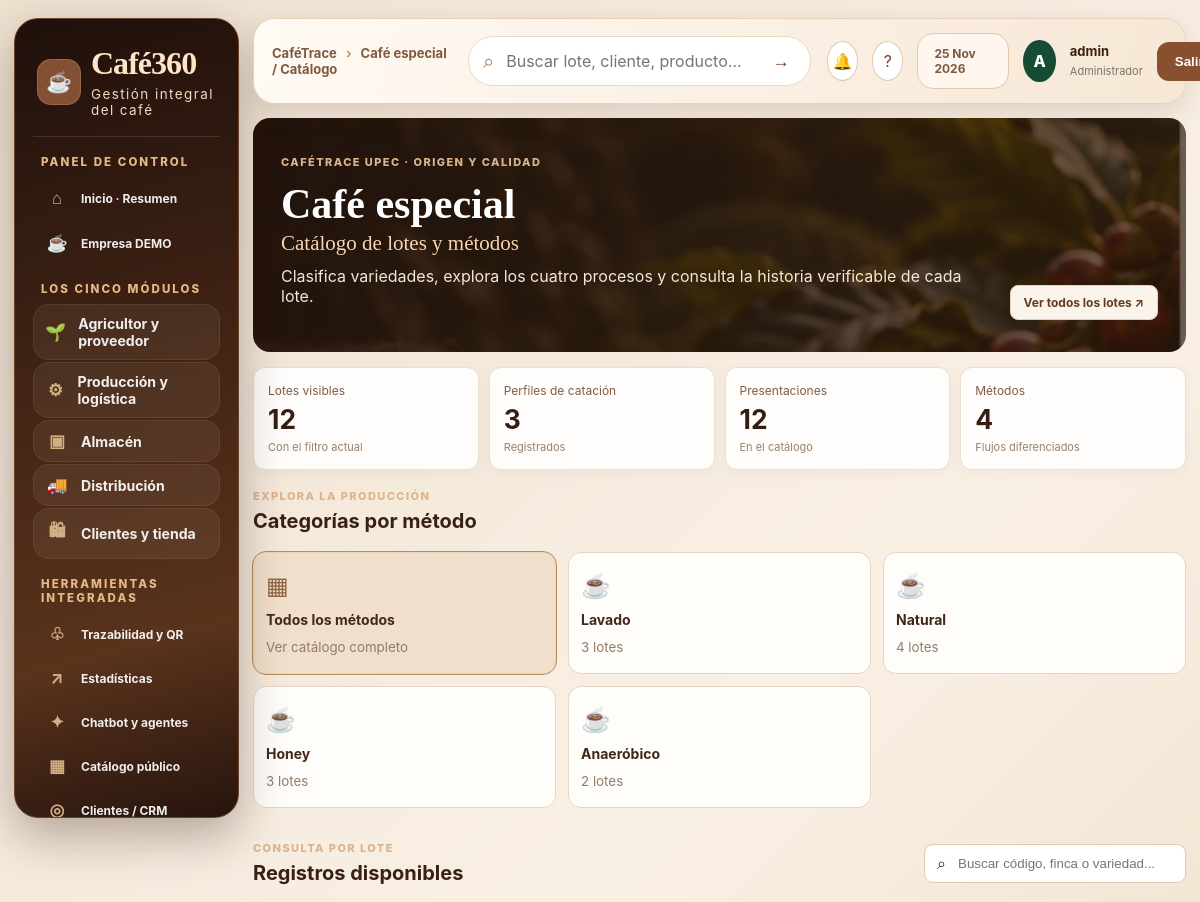
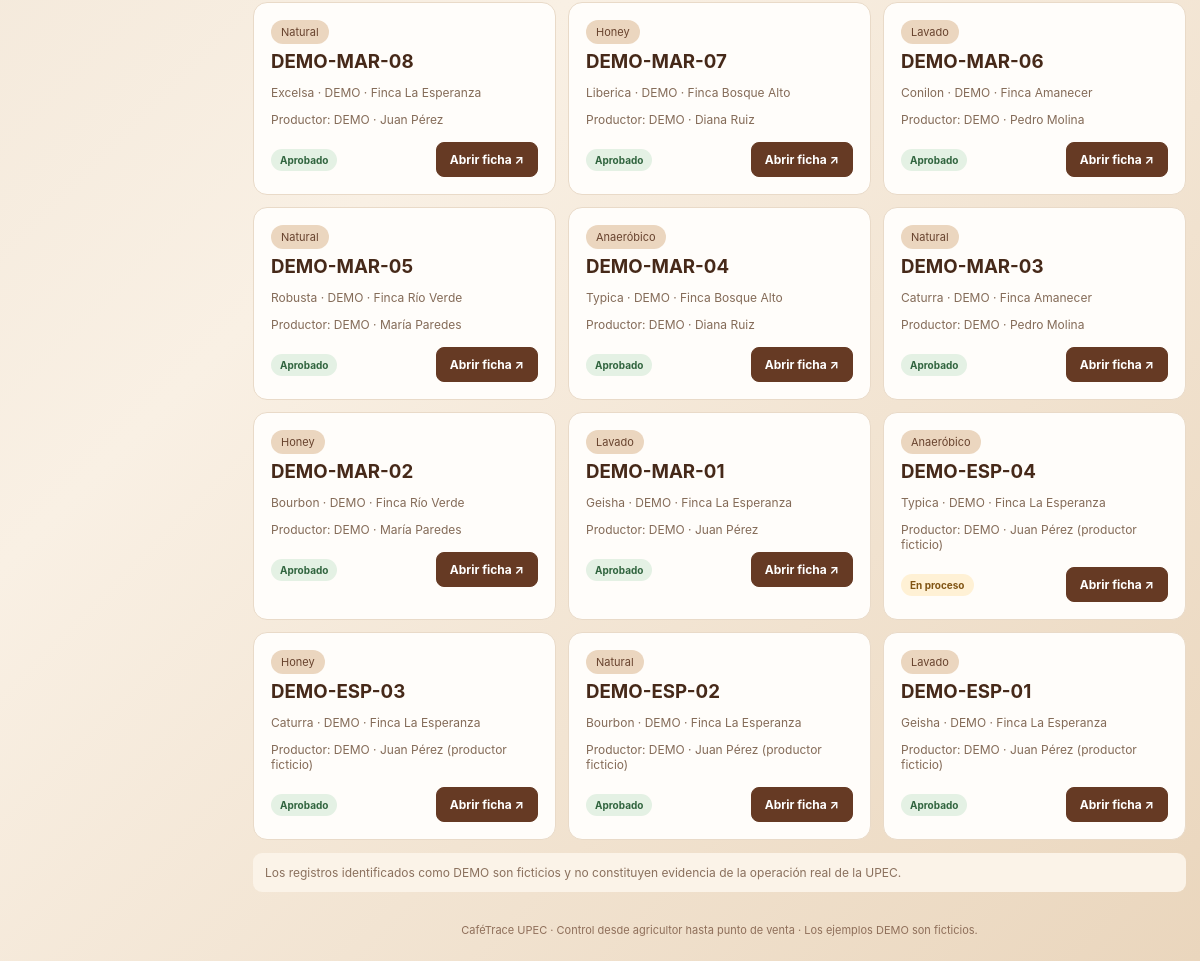
Screenshot of /especial/ (signed in) with the database file from the repository (2 pictures, top to bottom).
### trazabilidad/models.py (models this page shows, shortened)
class Lote(models.Model):
    METODOS = [
        ("Lavado", "Lavado"),
        ("Honey", "Honey"),
        ("Natural", "Natural"),
        ("Anaeróbico", "Anaeróbico"),
    ]
    ESTADOS = [
        ("En proceso", "En proceso"),
        ("Aprobado", "Aprobado"),
        ("Rechazado", "Rechazado"),
    ]
    codigo = models.CharField(max_length=30, unique=True, editable=False)
    productor = models.ForeignKey(Productor, on_delete=models.PROTECT, related_name="lotes")
    finca = models.ForeignKey(Finca, on_delete=models.PROTECT, related_name="lotes")
    variedad = models.CharField(max_length=100)
    fecha_cosecha = models.DateField()
    cantidad_kg = models.DecimalField(max_digits=10, decimal_places=2)
    metodo_proceso = models.CharField(max_length=30, choices=METODOS, default="Lavado")
    fecha_ingreso = models.DateField(default=timezone.now)
    humedad = models.DecimalField(max_digits=5, decimal_places=2, null=True, blank=True)
    temperatura_secado = models.DecimalField(max_digits=5, decimal_places=2, null=True, blank=True)
    tiempo_fermentacion_horas = models.DecimalField(max_digits=6, decimal_places=2, null=True, blank=True)
    estado = models.CharField(max_length=30, choices=ESTADOS, default="En proceso")
    notas = models.TextField(blank=True)
    creado = models.DateTimeField(auto_now_add=True)
    class Meta:
        ordering = ["-creado"]

class Finca(models.Model):
    productor = models.ForeignKey(Productor, on_delete=models.CASCADE, related_name="fincas")
    nombre = models.CharField(max_length=150)
    parroquia = models.CharField(max_length=100, blank=True)
    canton = models.CharField(max_length=100, blank=True)
    provincia = models.CharField(max_length=100, default="Carchi")
    altura_msnm = models.PositiveIntegerField(null=True, blank=True)
    variedad_principal = models.CharField(max_length=100, blank=True)
    class Meta:
        ordering = ["nombre"]

class Productor(models.Model):
    nombre = models.CharField(max_length=150)
    identificacion = models.CharField(max_length=30, blank=True)
    telefono = models.CharField(max_length=30, blank=True)
    comunidad = models.CharField(max_length=150, blank=True)
    class Meta:
        ordering = ["nombre"]

### trazabilidad/especial_views.py (the view)
# urls.py: path('especial/', especial_views.catalogo, name='especial_catalogo'),
@login_required
def catalogo(request):
    lotes=Lote.objects.select_related('finca','productor').all()
    metodo=request.GET.get('metodo','')
    if metodo in FLUJOS:lotes=lotes.filter(metodo_proceso=metodo)
    conteos = {row['metodo_proceso']: row['n'] for row in Lote.objects.values('metodo_proceso').annotate(n=Count('id'))}
    categorias = [{'nombre': nombre, 'cantidad': conteos.get(nombre, 0)} for nombre in FLUJOS]
    return render(request,'especial/catalogo.html',{'lotes':lotes[:200], 'metodos':FLUJOS.keys(), 'categorias':categorias,'metodo':metodo,'total':lotes.count(), 'perfiles':PerfilEspecial.objects.count(), 'presentaciones':PresentacionCafe.objects.count(),'variedades':VariedadCafe.objects.all()})

### trazabilidad/permissions.py (called while the page is built)
def roles_for(user):
    if not user.is_authenticated:
        return set()
    if user.is_superuser:
        return set(ROLE_NAMES)
    return set(user.groups.filter(name__in=ROLE_NAMES).values_list("name", flat=True))

### templates/especial/catalogo.html
{% extends 'base.html' %}{% load static %}{% block title %}Catálogo Café Especial{% endblock %}{% block breadcrumb %}Café especial / Catálogo{% endblock %}{% block content %}
<link rel="stylesheet" href="{% static 'css/especial-visual.css' %}"><header class="cv-hero catalog"><div><span class="cv-eyebrow">CAFÉTRACE UPEC · ORIGEN Y CALIDAD</span><h1>Café especial</h1><h2>Catálogo de lotes y métodos</h2><p>Clasifica variedades, explora los cuatro procesos y consulta la historia verificable de cada lote.</p></div><a class="cv-button secondary" href="{% url 'lista_lotes' %}">Ver todos los lotes ↗</a></header>
<div class="cv-metrics"><div class="cv-metric"><small>Lotes visibles</small><strong>{{ total }}</strong><span>Con el filtro actual</span></div><div class="cv-metric"><small>Perfiles de catación</small><strong>{{ perfiles }}</strong><span>Registrados</span></div><div class="cv-metric"><small>Presentaciones</small><strong>{{ presentaciones }}</strong><span>En el catálogo</span></div><div class="cv-metric"><small>Métodos</small><strong>4</strong><span>Flujos diferenciados</span></div></div>
<div class="cv-head"><div><span class="cv-kicker">EXPLORA LA PRODUCCIÓN</span><h2>Categorías por método</h2></div></div><div class="cv-categories"><a class="cv-category {% if not metodo %}chosen{% endif %}" href="{% url 'especial_catalogo' %}"><span>▦</span><b>Todos los métodos</b><small>Ver catálogo completo</small></a>{% for cat in categorias %}<a class="cv-category {% if metodo == cat.nombre %}chosen{% endif %}" href="?metodo={{ cat.nombre|urlencode }}"><span>☕</span><b>{{ cat.nombre }}</b><small>{{ cat.cantidad }} lote{{ cat.cantidad|pluralize }}</small></a>{% endfor %}</div>
<div class="cv-head"><div><span class="cv-kicker">CONSULTA POR LOTE</span><h2>Registros disponibles</h2></div><label class="cv-search">⌕ <input id="cv-lote-search" placeholder="Buscar código, finca o variedad..." aria-label="Buscar lote"></label></div>
<div class="cv-listing" id="cv-lote-list">{% for l in lotes %}<article class="cv-listing-card" data-search="{{ l.codigo|lower }} {{ l.variedad|lower }} {{ l.finca.nombre|lower }} {{ l.productor.nombre|lower }}"><span class="cv-badge">{{ l.metodo_proceso }}</span><h3>{{ l.codigo }}</h3><p>{{ l.variedad }} · {{ l.finca.nombre }}</p><p>Productor: {{ l.productor.nombre }}</p><div><span class="cv-status {% if l.estado == 'Aprobado' %}ok{% elif l.estado == 'En proceso' %}warn{% endif %}">{{ l.estado }}</span><a class="cv-button" href="{% url 'especial_detalle' l.pk %}">Abrir ficha ↗</a></div></article>{% empty %}<div class="cv-empty">No existen lotes para este método. Puedes ejecutar <code>python manage.py cargar_demo_especial</code> para cargar ejemplos.</div>{% endfor %}</div><div id="cv-no-results" class="cv-empty" hidden>No hay coincidencias para esa búsqueda.</div>
<div class="cv-disclaimer">Los registros identificados como DEMO son ficticios y no constituyen evidencia de la operación real de la UPEC.</div><script src="{% static 'js/especial-visual.js' %}" defer></script>{% endblock %}

### templates/base.html (shortened to what this page needs)
{% load static %}
<!DOCTYPE html><html lang="es"><head><meta charset="utf-8"><meta name="viewport" content="width=device-width,initial-scale=1"><title>{% block title %}CaféTrace · Cadena del café{% endblock %}</title>
<link rel="stylesheet" href="{% static 'css/style.css' %}"><link rel="stylesheet" href="{% static 'css/dashboard-pro.css' %}"><link rel="stylesheet" href="{% static 'css/cadena-2026.css' %}"><link rel="stylesheet" href="{% static 'css/cafe-experiencia.css' %}"><link rel="stylesheet" href="{% static 'css/tienda-premium.css' %}"><link rel="stylesheet" href="{% static 'css/cafe360-ui.css' %}">{% block extra_head %}{% endblock %}</head>
<body class="mrp-app {% if user.is_superuser %}mrp-admin{% else %}mrp-operator{% endif %}"><div class="mrp-shell">
{% if user.is_superuser %}<aside id="mrp-sidebar" class="mrp-sidebar"><a href="{% url 'inicio' %}" class="mrp-brand"><span class="mrp-brandicon">☕</span><span><strong>Café360</strong><small>Gestión integral del café</small></span></a>
<div class="mrp-side-title">PANEL DE CONTROL</div>
<a class="mrp-menu-link" href="{% url 'inicio' %}"><span>⌂</span> Inicio · Resumen</a>
<a class="mrp-menu-link" href="{% url 'cadena_empresa_demo' %}"><span>☕</span> Empresa DEMO</a>
<div class="mrp-side-title">LOS CINCO MÓDULOS</div>
<a class="mrp-menu-link c360-primary-module" href="{% url 'cadena_area' 'proveedor' %}"><span>🌱</span> Agricultor y proveedor</a>
<a class="mrp-menu-link c360-primary-module" href="{% url 'cadena_area' 'produccion' %}"><span>⚙</span> Producción y logística</a>
<a class="mrp-menu-link c360-primary-module" href="{% url 'cadena_area' 'almacen' %}"><span>▣</span> Almacén</a>
<a class="mrp-menu-link c360-primary-module" href="{% url 'cadena_area' 'distribucion' %}"><span>🚚</span> Distribución</a>
<a class="mrp-menu-link c360-primary-module" href="{% url 'cadena_area' 'tienda' %}"><span>🛍</span> Clientes y tienda</a>
<div class="mrp-side-title">HERRAMIENTAS INTEGRADAS</div>
<a class="mrp-menu-link" href="{% url 'lista_lotes' %}"><span>♧</span> Trazabilidad y QR</a>
<a class="mrp-menu-link" href="{% url 'cadena_estadisticas' %}"><span>↗</span> Estadísticas</a>
<a class="mrp-menu-link" href="{% url 'cadena_herramientas' %}"><span>✦</span> Chatbot y agentes</a>
<a class="mrp-menu-link" href="{% url 'catalogo_publico' %}"><span>▦</span> Catálogo público</a>
<a class="mrp-menu-link" href="{% url 'cadena_puntos' %}"><span>◎</span> Clientes / CRM</a>
<div class="mrp-sidebar-bottom"><span>●</span> Aplicativo conectado a una empresa simulada<br><small>Catálogo, QR, analítica, trazabilidad y áreas operativas integradas.</small></div></aside>{% endif %}
<div class="mrp-main"><header class="mrp-topbar">{% if user.is_superuser %}<button class="mrp-mobile" type="button" onclick="document.getElementById('mrp-sidebar').classList.toggle('mrp-open')" aria-label="Abrir menú">☰</button>{% else %}<a class="operator-brand" href="{% url 'inicio' %}">☕ CaféTrace <span>· Mi área de trabajo</span></a>{% endif %}<div class="mrp-breadcrumb">CaféTrace <span>›</span> {% block breadcrumb %}Cadena de suministro{% endblock %}</div><form class="c360-search" action="{% url 'lista_lotes' %}" method="get"><input type="text" name="q" placeholder="Buscar lote, cliente, producto..."><button type="submit">→</button></form><div class="mrp-top-right"><a class="c360-icon-btn" href="{% url 'alertas' %}" title="Alertas">🔔</a><a class="c360-icon-btn" href="{% url 'cadena_herramientas' %}" title="Asistente">?</a><span class="mrp-top-date">{% now 'd M Y' %}</span><span class="mrp-avatar">{{ user.first_name|default:user.username|first|upper }}</span><span class="mrp-user"><b>{{ user.get_full_name|default:user.username }}</b><small>{% if user.is_superuser %}Administrador{% else %}{% for g in user.groups.all %}{{ g.name }}{% if not forloop.last %} · {% endif %}{% empty %}Operador{% endfor %}{% endif %}</small></span><form method="post" action="{% url 'logout' %}">{% csrf_token %}<button type="submit" class="mrp-exit">Salir</button></form></div></header>
<main class="mrp-content">{% block content %}{% endblock %}</main><footer class="mrp-footer">CaféTrace UPEC · Control desde agricultor hasta punto de venta · Los ejemplos DEMO son ficticios.</footer></div></div>
<script>document.querySelectorAll('.mrp-menu-link').forEach(a=>{if(a.pathname===location.pathname)a.classList.add('is-active')})</script>{% block extra_js %}{% endblock %}</body></html>

### static/css/style.css (style rules this page uses)
* { box-sizing:border-box }
body { margin:0;font-family:Arial,Helvetica,sans-serif;background:#f6f4ef;color:#29251f }
footer { text-align:center;padding:30px;color:#777;font-size:13px }
body { background:#f7f5f0;color:#26352c }

### static/css/dashboard-pro.css (style rules this page uses)
:root { --brand:#427f48;--deep:#203a2c;--muted:#7a8880;--line:#e8eee9;--bg:#f8faf8;--card:#fff }
* { box-sizing:border-box }
a { color:inherit }
:root { --brand:#774424;--deep:#331d14;--muted:#8b7769;--line:#eadfd2;--bg:#fbf7f1;--card:#fffdfb }

### static/css/cadena-2026.css (style rules this page uses)
:root { --espresso:#24170f;--cafe:#553521;--cafe2:#794d32;--caramelo:#bc8754;--arena:#ede3d4;--crema:#f7f2e9;--papiro:#fffcf6;--verde:#55765a;--tinta:#31271f;--muted:#817365;--linea:#e7dac9 }
* { box-sizing:border-box }
.mrp-app { margin:0;font-family:Inter,'Segoe UI',Arial,sans-serif;background:var(--crema);color:var(--tinta) }
.mrp-shell { display:flex;min-height:100vh }
.mrp-sidebar { width:260px;flex:0 0 260px;background:linear-gradient(165deg,#20150f,#382317 70%,#50301b);color:#eee3d5;min-height:100vh;position:sticky;top:0;height:100vh;overflow-y:auto;padding:25px 13px 18px;scrollbar-color:#624a36 transparent }
.mrp-brand { display:flex;align-items:center;gap:10px;color:#fff;text-decoration:none;padding:6px 10px 24px;border-bottom:1px solid #ffffff24 }
.mrp-brandicon { font-size:27px;background:#ffffff18;border:1px solid #ffffff24;padding:8px;border-radius:12px }
.mrp-brand strong { font-family:Georgia,serif;font-size:26px;font-weight:700 }
.mrp-brand small { display:block;letter-spacing:1.45px;font-size:9px;color:#c9b39e;margin-top:4px }
.mrp-side-title { font-size:10px;font-weight:800;letter-spacing:1.7px;color:#b7a18b;margin:22px 10px 8px }
.mrp-menu-link { color:#edddcc;text-decoration:none;display:flex;align-items:center;gap:10px;padding:11px 12px;margin:3px 0;border-radius:10px;font-size:12px;font-weight:550;transition:.15s }
.mrp-menu-link span { width:24px;text-align:center;font-size:17px;color:#d2ae84 }
.mrp-main { flex:1;min-width:0 }
.mrp-topbar { background:#fffaf4;box-shadow:0 1px 0 #eaded0;min-height:70px;display:flex;align-items:center;justify-content:space-between;padding:10px 27px;gap:12px }
.mrp-breadcrumb { font-size:13px;font-weight:700;color:#5c4635 }
.mrp-breadcrumb span { color:#b7a495;margin:0 9px }
.mrp-top-right { display:flex;gap:12px;align-items:center }
.mrp-top-date { border:1px solid var(--linea);border-radius:10px;padding:10px;color:#8a7460;font-size:12px }
.mrp-avatar { background:#d4e5d4;color:#346044;width:36px;height:36px;border-radius:50%;display:grid;place-items:center;font-weight:800 }
.mrp-user b { display:block;font-size:13px }
.mrp-user small { color:var(--muted);font-size:11px }
.mrp-exit,.mrp-mobile { border:0;background:#63412b;color:white;border-radius:8px;padding:10px 17px;cursor:pointer }
.mrp-content { padding:23px 26px 36px;max-width:1720px;margin:auto }
.mrp-footer { padding:12px 26px;font-size:11px;color:#897c6c;border-top:1px solid var(--linea) }
@media (max-width:1250px) { .mrp-sidebar { width:225px;flex-basis:225px } }
@media (max-width:1250px) { .mrp-content { padding:18px } }

### static/css/cafe-experiencia.css (style rules this page uses)
html { scroll-behavior:smooth }
.mrp-admin .mrp-content { max-width:1760px }

### rows the page displays
Lote: metodo_proceso "Natural", codigo "DEMO-MAR-08", variedad "Excelsa", finca.nombre "DEMO · Finca La Esperanza", productor.nombre "DEMO · Juan Pérez", estado "Aprobado"
Lote: metodo_proceso "Honey", codigo "DEMO-MAR-07", variedad "Liberica", finca.nombre "DEMO · Finca Bosque Alto", productor.nombre "DEMO · Diana Ruiz", estado "Aprobado"
Lote: metodo_proceso "Lavado", codigo "DEMO-MAR-06", variedad "Conilon", finca.nombre "DEMO · Finca Amanecer", productor.nombre "DEMO · Pedro Molina", estado "Aprobado"
Lote: metodo_proceso "Natural", codigo "DEMO-MAR-05", variedad "Robusta", finca.nombre "DEMO · Finca Río Verde", productor.nombre "DEMO · María Paredes", estado "Aprobado"
Lote: metodo_proceso "Anaeróbico", codigo "DEMO-MAR-04", variedad "Typica", finca.nombre "DEMO · Finca Bosque Alto", productor.nombre "DEMO · Diana Ruiz", estado "Aprobado"
Lote: metodo_proceso "Natural", codigo "DEMO-MAR-03", variedad "Caturra", finca.nombre "DEMO · Finca Amanecer", productor.nombre "DEMO · Pedro Molina", estado "Aprobado"
Lote: metodo_proceso "Honey", codigo "DEMO-MAR-02", variedad "Bourbon", finca.nombre "DEMO · Finca Río Verde", productor.nombre "DEMO · María Paredes", estado "Aprobado"
Lote: metodo_proceso "Lavado", codigo "DEMO-MAR-01", variedad "Geisha", finca.nombre "DEMO · Finca La Esperanza", productor.nombre "DEMO · Juan Pérez", estado "Aprobado"
Lote: metodo_proceso "Anaeróbico", codigo "DEMO-ESP-04", variedad "Typica", finca.nombre "DEMO · Finca La Esperanza", productor.nombre "DEMO · Juan Pérez (productor ficticio)", estado "En proceso"
Lote: metodo_proceso "Honey", codigo "DEMO-ESP-03", variedad "Caturra", finca.nombre "DEMO · Finca La Esperanza", productor.nombre "DEMO · Juan Pérez (productor ficticio)", estado "Aprobado"
Lote: metodo_proceso "Natural", codigo "DEMO-ESP-02", variedad "Bourbon", finca.nombre "DEMO · Finca La Esperanza", productor.nombre "DEMO · Juan Pérez (productor ficticio)", estado "Aprobado"
Lote: metodo_proceso "Lavado", codigo "DEMO-ESP-01", variedad "Geisha", finca.nombre "DEMO · Finca La Esperanza", productor.nombre "DEMO · Juan Pérez (productor ficticio)", estado "Aprobado"

### other values shown
{{ user.first_name|default:user.username|first|upper }} "A"
{{ user.get_full_name|default:user.username }} "admin"
{{ total }} "12"
{{ perfiles }} "3"
{{ presentaciones }} "12"
{{ cat.nombre }} "Lavado" "Natural" "Honey" "Anaeróbico"
{{ cat.cantidad }} "3" "4" "3" "2"
